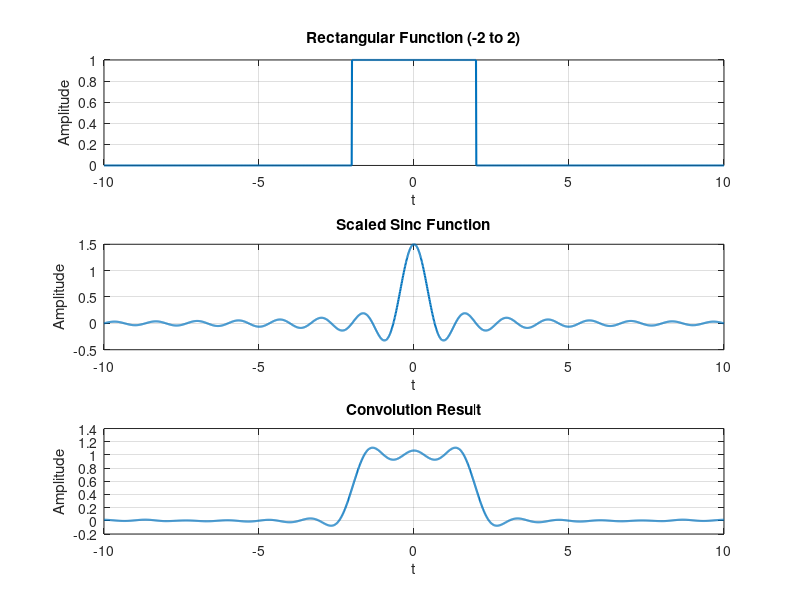

MATLAB code to generate this figure:
% Define time range
t = -10:0.01:10;

% Define rectangular function (rect)
rect = @(t) (abs(t) <= 2); % Width of the rect is 4 (from -2 to 2)

% Define scaled sinc function
sinc_scaled = @(t) (3/2) * sinc((3/2) * t); % MATLAB's sinc is sin(pi*x)/(pi*x)

% Evaluate rect and sinc over t
rect_vals = rect(t);
sinc_vals = sinc_scaled(t);

% Perform convolution
conv_result = conv(rect_vals, sinc_vals, 'same') * 0.01; % Scale by time step

% Define the new time axis for convolution
t_conv = linspace(min(t), max(t), length(conv_result));

% Plot the original functions and the convolution result
figure;

% Plot the rectangular function
subplot(3,1,1);
plot(t, rect_vals, 'LineWidth', 1.5);
title('Rectangular Function (-2 to 2)');
xlabel('t');
ylabel('Amplitude');
grid on;

% Plot the scaled sinc function
subplot(3,1,2);
plot(t, sinc_vals, 'LineWidth', 1.5);
title('Scaled Sinc Function');
xlabel('t');
ylabel('Amplitude');
grid on;

% Plot the convolution result
subplot(3,1,3);
plot(t_conv, conv_result, 'LineWidth', 1.5);
title('Convolution Result');
xlabel('t');
ylabel('Amplitude');
grid on;
